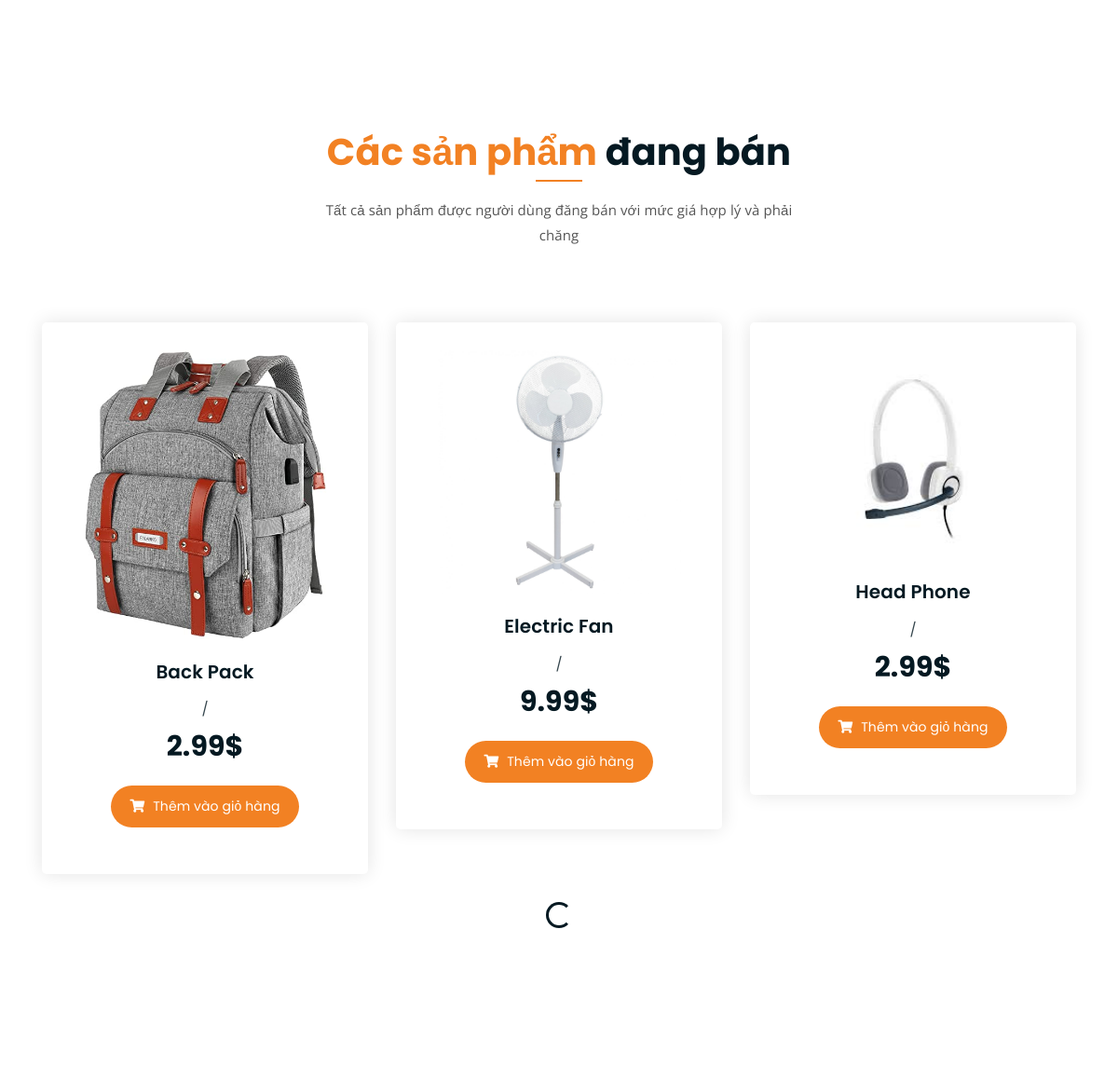
The app's page /home2/ (signed in, middle part), older data.
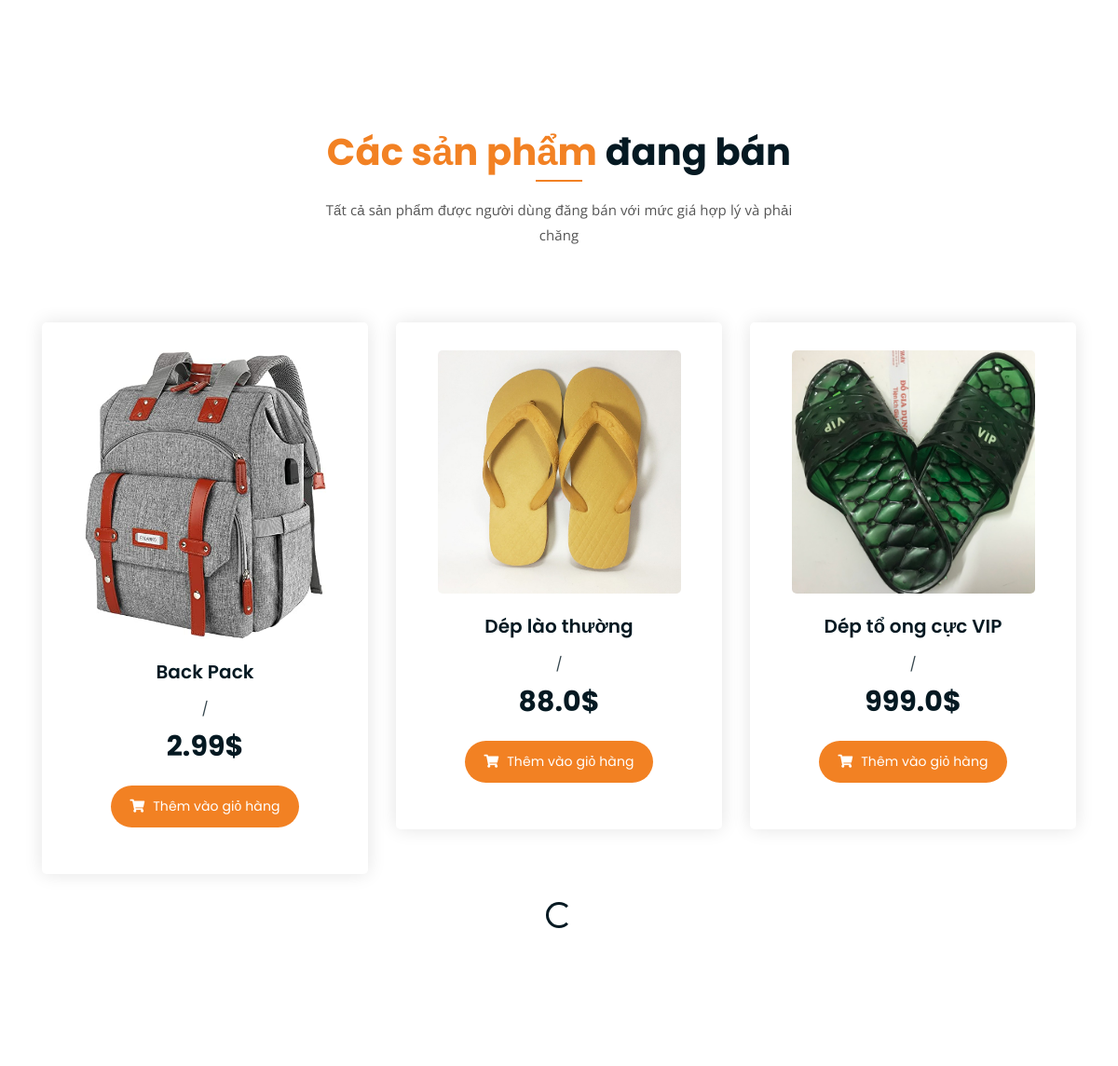
The same page, newer data.
### store/models.py (models this page shows, shortened)
class Product(models.Model):
    name = models.CharField(max_length=255, null=True)
    description = models.TextField(null=True)
    price = models.FloatField(null=True)
    available = models.BooleanField(default=True, null=True, blank=False)
    image = models.ImageField()
    seller = models.ForeignKey(User, on_delete=CASCADE, null=True)
    tag = models.ManyToManyField(Category, related_name="tag_product", blank=True)

### store/views.py (the view)
# urls.py: path("home2/",Home2.as_view(), name="home2"),
class Home2(LoginRequiredMixin, ListView):
    model = Product
    queryset = Product.objects.filter(available=True)
    context_object_name = "products"
    template_name = "store/index_2.html"
    paginate_by = 3
    ordering = 'name'

### store/templates/store/index_2.html (shortened to what this page needs)
{% extends 'store/base.html' %}
{% block content %}
{% load static %}
		<div class="product-section mt-150 mb-150">
			<div class="container">
				<div class="row">
					<div class="col-lg-8 offset-lg-2 text-center">
						<div class="section-title">
							<h3><span class="orange-text">Các sản phẩm</span> đang bán</h3>
							<p>Tất cả sản phẩm được người dùng đăng bán với mức giá hợp lý và phải chăng</p>
						</div>
					</div>
				</div>
			<div class="row infinite-container">
				{% for product in products %}
				<div class="col-lg-4 col-md-6 text-center infinite-item">
					<div class="single-product-item">
						<div class="product-image">
							<a href="{% url 'detail' product.id %}"><img src="{{ product.image.url }}" alt=""></a>
						</div>
						<h3>{{product.name}}</h3>
						<p class="product-price"><span>/</span> {{product.price}}$ </p>
						<a href="{% url 'add' product.id %}" class="cart-btn"><i class="fas fa-shopping-cart"></i> Thêm vào giỏ hàng</a>
					</div>
				</div>
				{% endfor %}
			</div>
                <div class="d-flex justify-content-center" style="display:none;">
                    <div class="spinner-border" role="status">
                    </div>
                </div>
		</div>
	</div>
{% endblock %}

Row changes from the older to the newer data that the page shows:
no longer on this page (row edited): Product: image (picture), name "Electric Fan", price "9.99"
no longer on this page (row edited): Product: image (picture), name "Head Phone", price "2.99"
added Product: image (picture), name "Dép lào thường", price "88.0"
added Product: image (picture), name "Dép tổ ong cực VIP", price "999.0"
